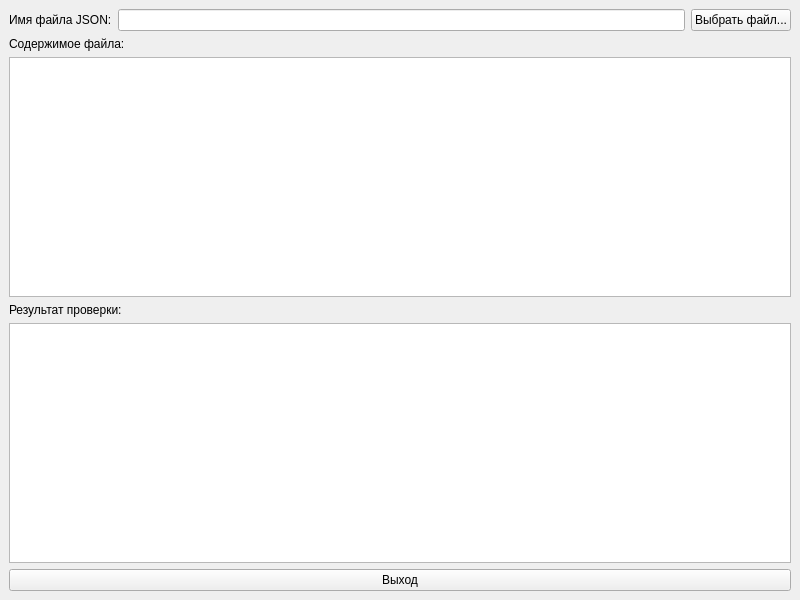
<?xml version="1.0" encoding="UTF-8"?>
<ui version="4.0">
 <class>MainWindow</class>
 <widget class="QMainWindow" name="MainWindow">
  <property name="geometry">
   <rect>
    <x>0</x>
    <y>0</y>
    <width>800</width>
    <height>600</height>
   </rect>
  </property>
  <property name="windowTitle">
   <string>MainWindow</string>
  </property>
  <widget class="QWidget" name="centralwidget">
   <layout class="QVBoxLayout" name="verticalLayout">
    <item>
     <layout class="QVBoxLayout" name="verticalLayout_2">
      <item>
       <layout class="QHBoxLayout" name="horizontalLayout">
        <item>
         <widget class="QLabel" name="filenameLbl">
          <property name="text">
           <string>Имя файла JSON:</string>
          </property>
         </widget>
        </item>
        <item>
         <widget class="QLineEdit" name="filenameEdt">
          <property name="readOnly">
           <bool>true</bool>
          </property>
         </widget>
        </item>
        <item>
         <widget class="QPushButton" name="openFileBtn">
          <property name="text">
           <string>Выбрать файл...</string>
          </property>
         </widget>
        </item>
       </layout>
      </item>
      <item>
       <widget class="QLabel" name="jsonFileLbl">
        <property name="text">
         <string>Содержимое файла:</string>
        </property>
       </widget>
      </item>
      <item>
       <widget class="QPlainTextEdit" name="jsonFileText">
        <property name="font">
         <font>
          <family>Courier New</family>
         </font>
        </property>
        <property name="readOnly">
         <bool>true</bool>
        </property>
       </widget>
      </item>
      <item>
       <widget class="QLabel" name="parseInfoLbl">
        <property name="text">
         <string>Результат проверки:</string>
        </property>
       </widget>
      </item>
      <item>
       <widget class="QPlainTextEdit" name="parseInfoTxt">
        <property name="readOnly">
         <bool>true</bool>
        </property>
       </widget>
      </item>
      <item>
       <layout class="QHBoxLayout" name="horizontalLayout_2">
        <item>
         <widget class="QPushButton" name="exitBtn">
          <property name="text">
           <string>Выход</string>
          </property>
         </widget>
        </item>
       </layout>
      </item>
     </layout>
    </item>
   </layout>
  </widget>
 </widget>
 <resources/>
 <connections/>
</ui>
